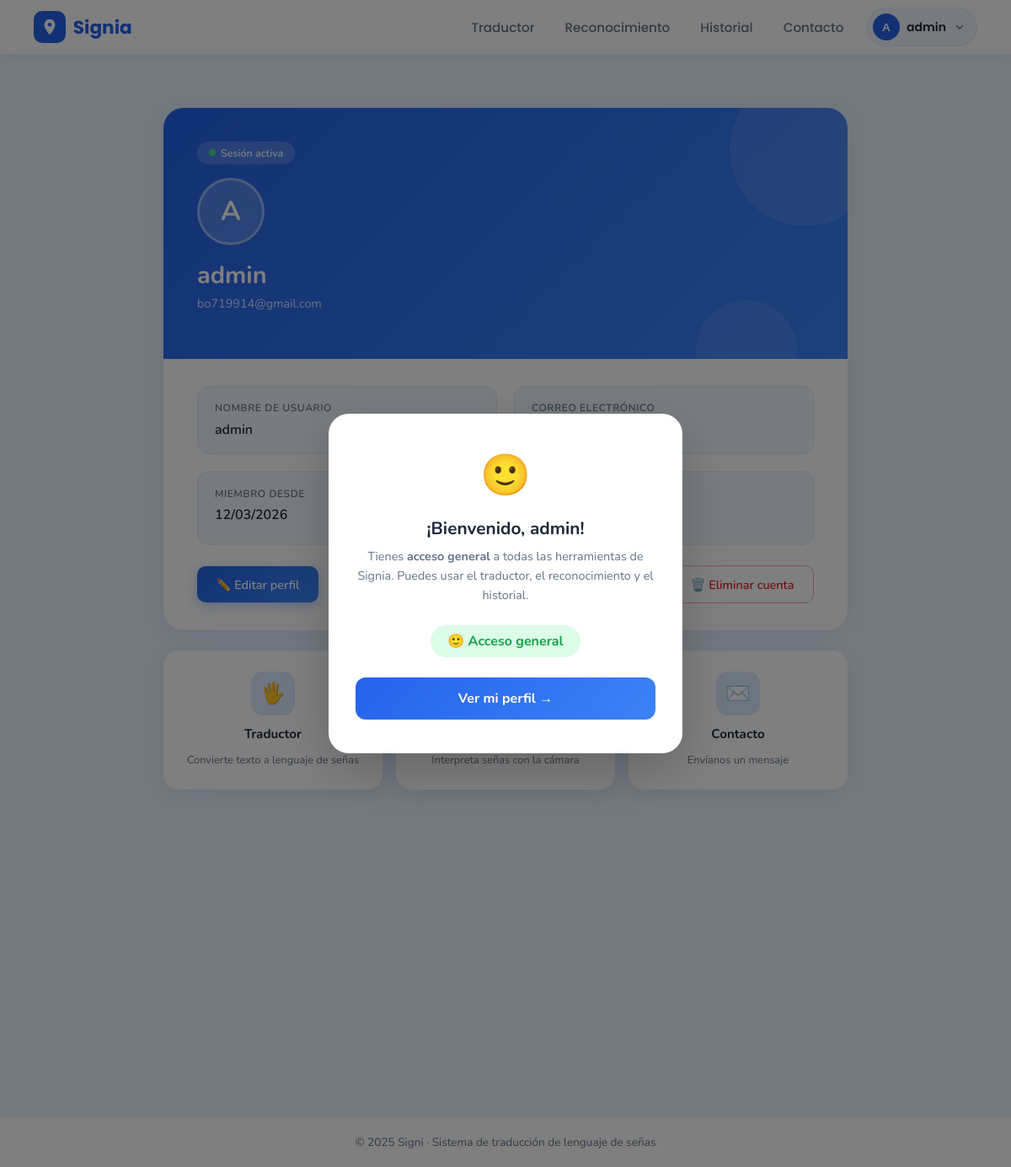
/perfil/ (signed in), run on the app's committed database.
### usuarios/models.py (models this page shows, shortened)
class Usuario(AbstractUser):
    DISCAPACIDAD_CHOICES = [
        ('ninguna', 'Ninguna'),
        ('sordo',   'Sordo'),
        ('mudo',    'Mudo'),
    ]
    discapacidad = models.CharField(
        max_length=10,
        choices=DISCAPACIDAD_CHOICES,
        default='ninguna'
    )

### usuarios/views.py (the view)
# urls.py: path('perfil/',         views.perfil,           name='perfil'),
@login_required
def perfil(request):
    return render(request, 'usuarios/perfil.html', {
        'usuario': request.user,
    })

### usuarios/context_processors.py (called while the page is built)
def disability_modal(request):
    show_modal = False
    if request.user.is_authenticated:
        show_modal = request.session.pop('show_disability_modal', False)
    return {'show_disability_modal': show_modal}

### templates/usuarios/perfil.html (shortened to what this page needs)
{% extends 'base.html' %}
{% load static %}
{% load socialaccount %}
{% block content %}
<div class="page">
  <div class="perfil-card">
    <div class="perfil-header">
      <div class="perfil-badge">Sesión activa</div>
      <div class="perfil-avatar">
        {% get_social_accounts usuario as social_accounts %}
        {% if social_accounts.google %}
          <img src="{{ social_accounts.google.0.get_avatar_url }}" alt="Foto de perfil">
        {% else %}
          <span class="perfil-avatar-inicial">{{ usuario.username|first }}</span>
        {% endif %}
      </div>
      <h1>{{ usuario.username }}</h1>
      <p>{{ usuario.email }}</p>
    </div>
    <div class="perfil-body">
      <div class="info-grid">
        <div class="info-item">
          <label>Nombre de usuario</label>
          <p>{{ usuario.username }}</p>
        </div>
        <div class="info-item">
          <label>Correo electrónico</label>
          <p>{{ usuario.email|default:"No registrado" }}</p>
        </div>
        <div class="info-item">
          <label>Miembro desde</label>
          <p>{{ usuario.date_joined|date:"d/m/Y" }}</p>
        </div>
        <div class="info-item">
          <label>Tipo de acceso</label>
          <p>
            {% if usuario.discapacidad == 'sordo' %}
              <span class="discapacidad-badge disc-sordo">👂 Sordo</span>
            {% elif usuario.discapacidad == 'mudo' %}
              <span class="discapacidad-badge disc-mudo">🤟 Mudo</span>
            {% else %}
              <span class="discapacidad-badge disc-ninguna">🙂 Acceso general</span>
            {% endif %}
          </p>
        </div>
      </div>
      <div class="perfil-acciones">
        <a href="{% url 'editar_perfil' %}" class="btn-accion btn-accion-primary">✏️ Editar perfil</a>
        <a href="{% url 'cambiar_password' %}" class="btn-accion btn-accion-outline">🔒 Cambiar contraseña</a>
        <button onclick="document.getElementById('modalEliminar').style.display='flex'" class="btn-accion btn-accion-danger">🗑️ Eliminar cuenta</button>
      </div>
    </div>
  </div>
  <div class="accesos">
    <a href="{% url 'traduccion' %}" class="acceso-card">
      <div class="acceso-icon">🖐️</div>
      <h3>Traductor</h3>
      <p>Convierte texto a lenguaje de señas</p>
    </a>
    <a href="{% url 'reconocimiento' %}" class="acceso-card">
      <div class="acceso-icon">📷</div>
      <h3>Reconocimiento</h3>
      <p>Interpreta señas con la cámara</p>
    </a>
    <a href="{% url 'contacto' %}" class="acceso-card">
      <div class="acceso-icon">✉️</div>
      <h3>Contacto</h3>
      <p>Envíanos un mensaje</p>
    </a>
  </div>
</div>
{% endblock %}

### templates/base.html (shortened to what this page needs)
{% load static %}
{% load socialaccount %}
<!DOCTYPE html>
<html lang="es">
<head>
    <link rel="stylesheet" href="{% static 'css/style.css' %}">
</head>
<body>
<nav class="main-nav">
    <a class="nav-logo" href="{% url 'index' %}">
        <div class="logo-icon">
            <svg viewBox="0 0 24 24" xmlns="http://www.w3.org/2000/svg">
                <path d="M12 2C8.13 2 5 5.13 5 9c0 5.25 7 13 7 13s7-7.75 7-13c0-3.87-3.13-7-7-7zm0 9.5c-1.38 0-2.5-1.12-2.5-2.5S10.62 6.5 12 6.5s2.5 1.12 2.5 2.5S13.38 11.5 12 11.5z"/>
            </svg>
        </div>
        <span class="logo-text">Signia</span>
    </a>
    <ul class="nav-links">
        {% if user.is_authenticated %}
            <li><a href="{% url 'traduccion' %}">Traductor</a></li>
            <li><a href="{% url 'reconocimiento' %}">Reconocimiento</a></li>
            <li><a href="{% url 'historial' %}">Historial</a></li>
            <li><a href="{% url 'contacto' %}">Contacto</a></li>
        {% else %}
            <li><a href="{% url 'index' %}">Inicio</a></li>
            <li><a href="{% url 'home' %}">Login</a></li>
            <li><a href="{% url 'traduccion' %}">Traductor</a></li>
            <li><a href="{% url 'reconocimiento' %}">Reconocimiento</a></li>
            <li><a href="{% url 'contacto' %}">Contacto</a></li>
        {% endif %}
    </ul>
    {% if user.is_authenticated %}
    <div class="user-menu" id="userMenu">
        <button class="user-menu-btn" onclick="toggleMenu()">
            <div class="user-avatar">
                {% get_social_accounts user as social_accounts %}
                {% if social_accounts.google %}
                    <img src="{{ social_accounts.google.0.get_avatar_url }}" alt="avatar">
                {% else %}
                    {{ user.username|first|upper }}
                {% endif %}
            </div>
            <span class="user-name">{{ user.username }}</span>
            <svg class="user-chevron" viewBox="0 0 24 24" fill="none" stroke="currentColor" stroke-width="2">
                <path d="M6 9l6 6 6-6"/>
            </svg>
        </button>
    </div>
    {% endif %}
</nav>
{% if user.is_authenticated and show_disability_modal %}
<div class="modal-overlay" id="discModal">
    <div class="modal-box">
        {% if user.discapacidad == 'sordo' %}
            <div class="modal-icon">👂</div>
            <h2>¡Bienvenido, {{ user.username }}!</h2>
            <p>Hemos detectado que eres <strong>sordo</strong>. Te redirigiremos al <strong>Traductor de Señas</strong> donde podrás escribir texto y el avatar lo traducirá a señas.</p>
            <div class="modal-disc-badge modal-disc-sordo">👂 Sordo — Texto → Señas</div>
            <a href="{% url 'traduccion' %}" class="modal-btn" onclick="closeModal()">Ir al Traductor →</a>
        {% else %}
            <div class="modal-icon">🙂</div>
            <h2>¡Bienvenido, {{ user.username }}!</h2>
            <p>Tienes <strong>acceso general</strong> a todas las herramientas de Signia. Puedes usar el traductor, el reconocimiento y el historial.</p>
            <div class="modal-disc-badge modal-disc-ninguna">🙂 Acceso general</div>
            <a href="{% url 'perfil' %}" class="modal-btn" onclick="closeModal()">Ver mi perfil →</a>
        {% endif %}
    </div>
</div>
{% endif %}
{% block content %}{% endblock %}
<footer class="main-footer">
    © 2025 Signi · Sistema de traducción de lenguaje de señas
</footer>
</body>
</html>

### static/css/style.css (style rules this page uses)
:root { --blue: #2563eb; --blue-mid: #3b82f6; --blue-pale: #dbeafe; --blue-bg: #eff6ff; --white: #ffffff; --bg: #f0f6ff; --text-dark: #1e3a5f; --text-mid: #4b6a9b; --border: #c8daf5; }
*, *::before, *::after { box-sizing: border-box; margin: 0; padding: 0; }
body { font-family: 'Nunito', 'DM Sans', sans-serif; background: var(--bg); color: var(--text-dark); min-height: 100vh; }
a { text-decoration: none; }
ul { list-style: none; }

### templates/base.html (style rules this page uses)
nav.main-nav { background: #ffffff; display: flex; align-items: center; padding: 0 2.5rem; height: 64px; box-shadow: 0 2px 12px rgba(37,99,235,0.08); position: sticky; top: 0; z-index: 100; }
nav.main-nav .nav-logo { display: flex; align-items: center; gap: 0.55rem; text-decoration: none; margin-right: auto; }
nav.main-nav .logo-icon { width: 38px; height: 38px; background: #2563EB; border-radius: 10px; display: flex; align-items: center; justify-content: center; }
nav.main-nav .logo-icon svg { width: 22px; height: 22px; fill: white; }
nav.main-nav .logo-text { font-family: 'Poppins', sans-serif; font-size: 1.35rem; font-weight: 700; color: #2563EB; }
nav.main-nav .nav-links { display: flex; align-items: center; gap: 0.25rem; list-style: none; margin: 0; padding: 0; }
nav.main-nav .nav-links a { text-decoration: none; font-family: 'Poppins', sans-serif; font-size: 0.95rem; font-weight: 500; color: #64748B; padding: 0.45rem 1rem; border-radius: 999px; transition: color 0.2s, background 0.2s; display: block; }
.user-menu { position: relative; margin-left: 0.75rem; }
.user-menu-btn { display: flex; align-items: center; gap: 0.5rem; background: #F0F7FF; border: 1.5px solid #DBEAFE; border-radius: 999px; padding: 0.35rem 0.75rem 0.35rem 0.35rem; cursor: pointer; transition: all 0.2s; }
.user-avatar { width: 32px; height: 32px; border-radius: 50%; overflow: hidden; display: flex; align-items: center; justify-content: center; background: #2563EB; color: white; font-weight: 700; font-size: 0.85rem; flex-shrink: 0; }
.user-name { font-family: 'Poppins', sans-serif; font-size: 0.88rem; font-weight: 600; color: #1E293B; max-width: 120px; overflow: hidden; text-overflow: ellipsis; white-space: nowrap; }
.user-chevron { width: 16px; height: 16px; color: #64748B; transition: transform 0.2s; }
footer.main-footer { background: #ffffff; text-align: center; padding: 1.25rem; font-size: 0.85rem; color: #64748B; border-top: 1px solid #E2E8F0; margin-top: 27%; }
.modal-overlay { position: fixed; inset: 0; background: rgba(0,0,0,0.5); display: flex; align-items: center; justify-content: center; z-index: 1000; padding: 1rem; }
.modal-box { background: white; border-radius: 24px; padding: 2.5rem 2rem; max-width: 420px; width: 100%; text-align: center; box-shadow: 0 20px 60px rgba(0,0,0,0.2); animation: popIn 0.3s cubic-bezier(0.22,1,0.36,1); }
.modal-icon { font-size: 3rem; margin-bottom: 1rem; }
.modal-box h2 { font-size: 1.3rem; font-weight: 700; color: #1E293B; margin-bottom: 0.5rem; }
.modal-box p { font-size: 0.9rem; color: #64748B; line-height: 1.6; margin-bottom: 1.5rem; }
.modal-disc-badge { display: inline-flex; align-items: center; gap: 0.5rem; padding: 0.5rem 1.25rem; border-radius: 999px; font-weight: 700; font-size: 1rem; margin-bottom: 1.5rem; }
.modal-disc-ninguna { background: #DCFCE7; color: #16A34A; }
.modal-btn { display: block; width: 100%; padding: 0.85rem; background: linear-gradient(135deg, #2563EB, #3B82F6); color: white; border: none; border-radius: 12px; font-family: inherit; font-size: 1rem; font-weight: 700; cursor: pointer; text-decoration: none; transition: transform 0.15s; }

### data on the page
Usuario: username|first "A", username "admin", email "bo719914@gmail.com", date_joined "12/03/2026"
